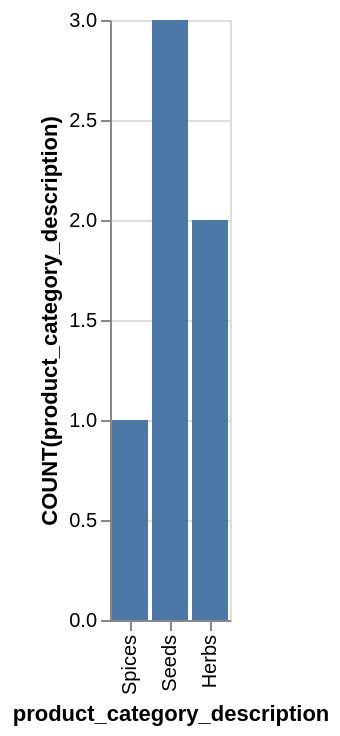

This figure's Vega-Lite source:
### Vega-Lite specification from a JSON file in a GitHub repository (floating-point values rounded to 4 significant figures)
{"data": {"values": [{"x_data": "Spices", "y_data": 1}, {"x_data": "Seeds", "y_data": 3}, {"x_data": "Herbs", "y_data": 2}]}, "mark": "bar", "encoding": {"x": {"field": "x_data", "type": "nominal", "title": "product_category_description", "sort": "descending"}, "y": {"field": "y_data", "type": "quantitative", "title": "COUNT(product_category_description)"}}}
